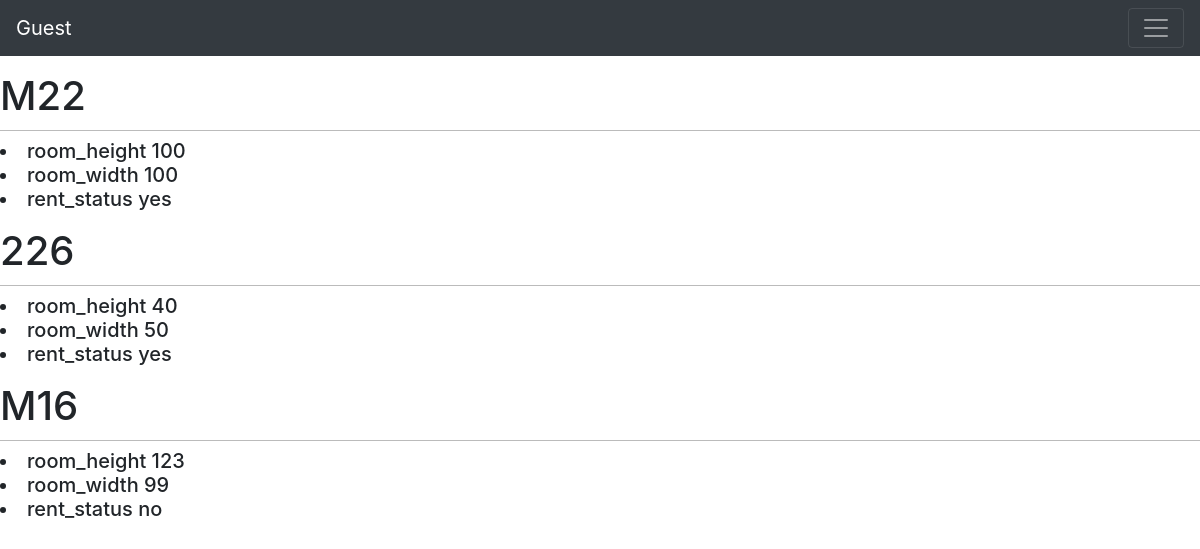
/reservation_room/, run on an earlier commit of the app's database.
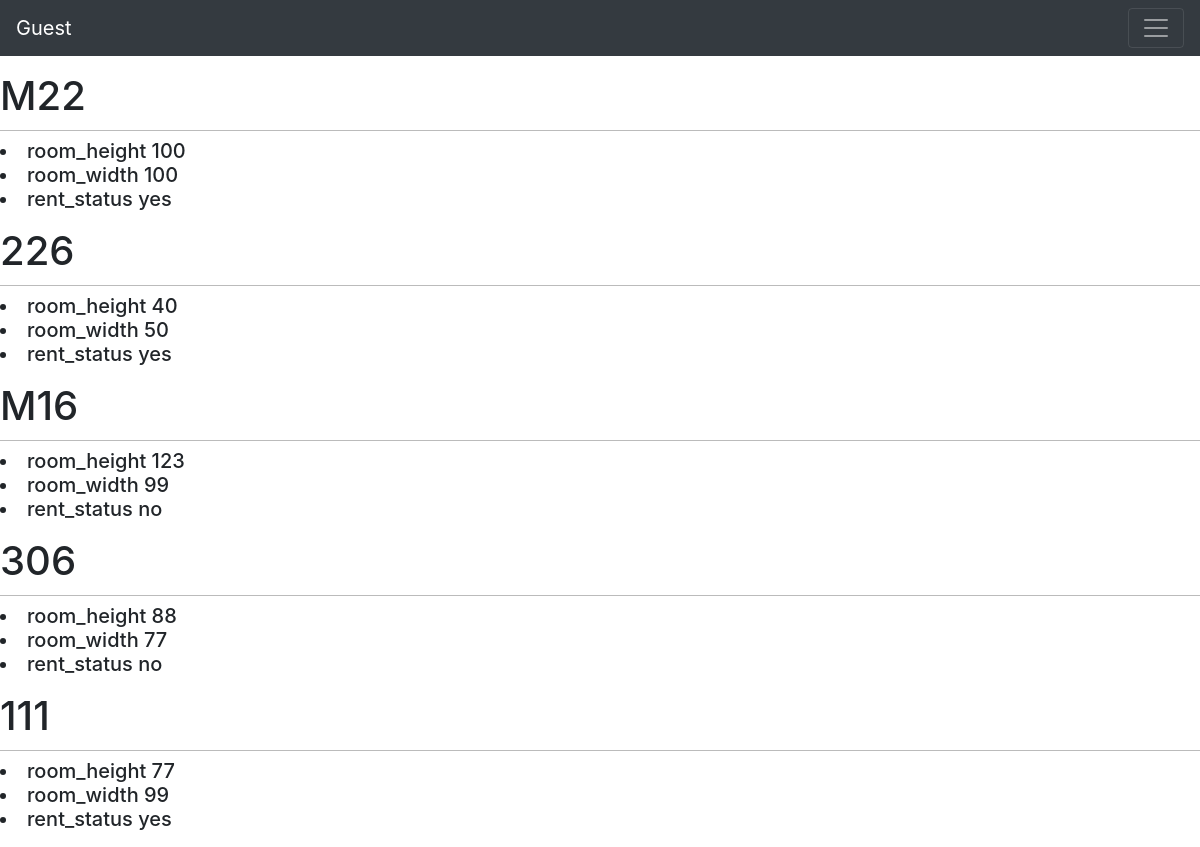
And on a later commit of the database.
### blog/models.py (models this page shows, shortened)
class room(models.Model):
    roomname = models.CharField(max_length=100 , default = 'roomname')
    isavaliable = (('yes','yes') , ('no','no') , ('pending' , 'pending'))
    status = models.CharField(max_length = 10 , default = 'yes', choices=isavaliable)
    width = models.IntegerField(default = 0)
    height = models.IntegerField(default = 0)
    slug = models.SlugField(max_length=100 , default = 'roomname')

### project/views.py (the view)
# urls.py: path('reservation_room/' , views.room_detail , name= 'reservation_room'),
def room_detail(request):
    rooms = room.objects.all()
    if 'room' in request.GET:
        print(request.GET['room'])
        o_room = room.objects.get(roomname = request.GET['room'])
        o_room.status = "pending"
        o_room.save()
    else:
        print("ihere")
    return render(request , 'blog/reservation_room.html' , {'rooms' : rooms})

### templates/blog/reservation_room.html (shortened to what this page needs)
{% extends 'base.html' %}
{% block content %}
{% for room in rooms %}
<p class="wewew"> <h1>{{ room.roomname }}</h1>
<h5>  <li> room_height {{room.height}} </li>
  <li> room_width {{room.width}} </li>
  <li>rent_status {{room.status}} </li> </h5>
</p>
{% endfor %}
{% endblock %}

### templates/base.html (shortened to what this page needs)
{% load static %}
<!DOCTYPE html>
<html>
<head>
  <link href="{% static "css/blog.css" %}" rel="stylesheet">
</head>
<link href="//maxcdn.bootstrapcdn.com/bootstrap/4.1.1/css/bootstrap.min.css" rel="stylesheet" id="bootstrap-css">
<body>
  <nav class="navbar navbar-dark bg-dark">
        <a class="navbar-brand" href="/blog">{% if user.is_authenticated %}  {{user.username}} {{emp.role}}  {% else %}  Guest {% endif %} </a>
        <button class="navbar-toggler" type="button" data-toggle="collapse" data-target="#navbarsExample01" aria-controls="navbarsExample01" aria-expanded="false" aria-label="Toggle navigation">
          <span class="navbar-toggler-icon"></span>
        </button>
      </nav>
    {% block content %}
    {% endblock %}
</body>
</html>

### static/css/blog.css (style rules this page uses)
body { margin:0; padding:0; font-family:helvetica, sans-serif; }
a { color:#00abff; text-decoration:none; }
h1 { font-weight:normal; border-bottom:1px solid #bbb; padding:0 0 10px 0; }

What changed in the data, as far as the page shows it:
added room: roomname "306", height "88", width "77", status "no"
added room: roomname "111", height "77", width "99", status "yes"
